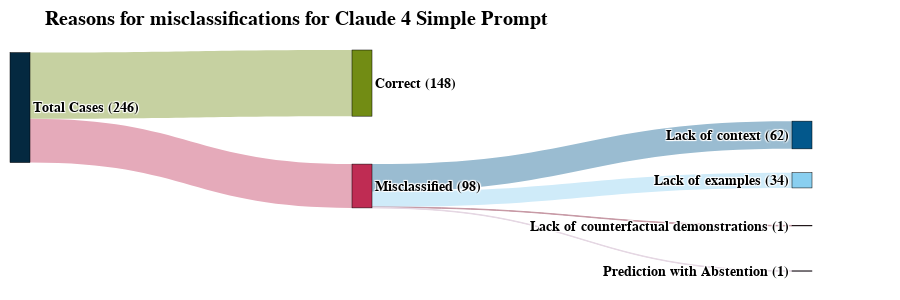

The notebook cell this image was saved under:
### Code cell
plot_sankey(name = "Claude 4 Simple Prompt",
            cases_df = cases_Claude_simple_df,
            main_reasons_df = main_reasons_Claude_simple_df)

### Figure 1 — Plotly figure (JSON) as saved in the notebook; plotly's stock layout.template omitted (floating-point values rounded to 4 significant figures)
{"data": [{"arrangement": "snap", "link": {"color": ["rgb(198, 209, 161)", "rgb(229, 170, 186)", "rgb(154, 188, 209)", "rgb(207, 235, 249)", "rgb(199, 153, 165)", "rgb(229, 215, 227)"], "source": [0, 0, 2, 2, 2, 2], "target": [1, 2, 3, 4, 5, 6], "value": [148, 98, 62, 34, 1, 1]}, "node": {"color": ["#042940", "#728C14", "#BF2C53", "#03588C", "#89CFF0", "#730220", "#BF9BB9"], "label": ["Total Cases (246)", "Correct (148)", "Misclassified (98)", "Lack of context (62)", "Lack of examples (34)", "Lack of counterfactual demonstrations (1)", "Prediction with Abstention (1)"], "line": {"color": "black", "width": 0.5}, "pad": 15, "thickness": 20, "x": [0.0, 0.4, 0.4, 0.9, 0.9, 0.9, 0.9], "y": [0.5, -0.8, 0.8, 0.5, 0.7667, 1.033, 1.3]}, "type": "sankey"}], "layout": {"title": {"text": "Reasons for misclassifications for Claude 4 Simple Prompt"}, "font": {"size": 14, "color": "black", "family": "Times New Roman", "weight": 750}, "margin": {"t": 50, "l": 10, "r": 10, "b": 80}, "height": 300, "width": 900}}
